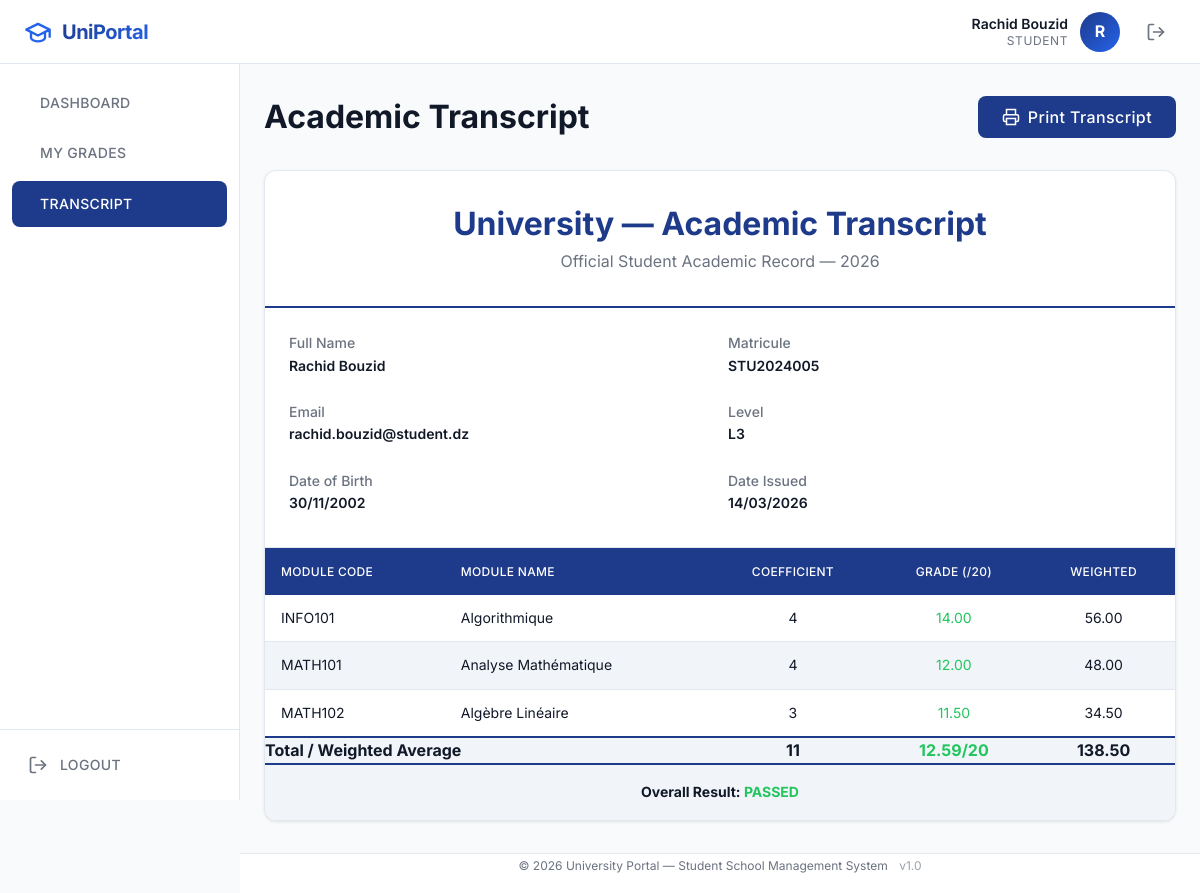
Page /student/transcript.php (signed in) on the committed database.
### tables this page shows
CREATE TABLE IF NOT EXISTS students (
    id          INT AUTO_INCREMENT PRIMARY KEY,
    matricule   VARCHAR(20)     NOT NULL UNIQUE,
    first_name  VARCHAR(100)    NOT NULL,
    last_name   VARCHAR(100)    NOT NULL,
    birth_date  DATE            NULL,
    email       VARCHAR(150)    NOT NULL UNIQUE,
    password    VARCHAR(255)    NOT NULL,
    level       VARCHAR(20)     NOT NULL DEFAULT 'L1',
    created_at  TIMESTAMP       DEFAULT CURRENT_TIMESTAMP,
    INDEX idx_student_matricule (matricule),
    INDEX idx_student_email (email),
    INDEX idx_student_level (level)
);

CREATE TABLE IF NOT EXISTS grades (
    id          INT AUTO_INCREMENT PRIMARY KEY,
    student_id  INT             NOT NULL,
    module_id   INT             NOT NULL,
    grade       DECIMAL(5,2)    NOT NULL CHECK (grade >= 0 AND grade <= 20),
    created_at  TIMESTAMP       DEFAULT CURRENT_TIMESTAMP,
    updated_at  TIMESTAMP       DEFAULT CURRENT_TIMESTAMP ON UPDATE CURRENT_TIMESTAMP,
    UNIQUE KEY uk_student_module (student_id, module_id),
    INDEX idx_grade_student (student_id),
    INDEX idx_grade_module (module_id),
    CONSTRAINT fk_grade_student
        FOREIGN KEY (student_id) REFERENCES students(id)
        ON DELETE CASCADE ON UPDATE CASCADE,
    CONSTRAINT fk_grade_module
        FOREIGN KEY (module_id) REFERENCES modules(id)
        ON DELETE CASCADE ON UPDATE CASCADE
);

CREATE TABLE IF NOT EXISTS modules (
    id          INT AUTO_INCREMENT PRIMARY KEY,
    code        VARCHAR(20)     NOT NULL UNIQUE,
    name        VARCHAR(150)    NOT NULL,
    coefficient INT             NOT NULL DEFAULT 1,
    teacher_id  INT             NULL,
    created_at  TIMESTAMP       DEFAULT CURRENT_TIMESTAMP,
    INDEX idx_module_code (code),
    INDEX idx_module_teacher (teacher_id),
    CONSTRAINT fk_module_teacher
        FOREIGN KEY (teacher_id) REFERENCES teachers(id)
        ON DELETE SET NULL ON UPDATE CASCADE
);

### includes/auth.php (called while the page is built, shortened)
<?php
function e(string $value): string
{
    return htmlspecialchars($value, ENT_QUOTES, 'UTF-8');
}

### student/transcript.php (the view, shortened to what this page needs)
<?php
require_once __DIR__ . '/../includes/auth.php';
require_once __DIR__ . '/../config/database.php';
$studentId = $_SESSION['user_id'];
$stmt = $pdo->prepare("SELECT * FROM students WHERE id = ?");
$stmt->execute([$studentId]);
$student = $stmt->fetch();
$stmt = $pdo->prepare("
    SELECT g.grade, m.code, m.name AS module_name, m.coefficient
    FROM grades g
    JOIN modules m ON m.id = g.module_id
    WHERE g.student_id = ?
    ORDER BY m.code
");
$stmt->execute([$studentId]);
$grades = $stmt->fetchAll();
$totalWeight = 0;
$totalPoints = 0;
foreach ($grades as $g) {
    $totalPoints += $g['grade'] * $g['coefficient'];
    $totalWeight += $g['coefficient'];
}
$weightedAverage = $totalWeight > 0 ? round($totalPoints / $totalWeight, 2) : 0;
include __DIR__ . '/../includes/header.php';
include __DIR__ . '/../includes/sidebar.php';
?>
<div class="page-header">
    <h1>Academic Transcript</h1>
    <button class="btn btn-primary" onclick="printTranscript()">
        <svg width="18" height="18" viewBox="0 0 24 24" fill="none" stroke="currentColor" stroke-width="2">
            <polyline points="6 9 6 2 18 2 18 9"/><path d="M6 18H4a2 2 0 0 1-2-2v-5a2 2 0 0 1 2-2h16a2 2 0 0 1 2 2v5a2 2 0 0 1-2 2h-2"/><rect x="6" y="14" width="12" height="8"/>
        </svg>
        Print Transcript
    </button>
</div>
<div class="card" style="padding:0; overflow:hidden;">
    <div class="transcript-header">
        <h1>University — Academic Transcript</h1>
        <p>Official Student Academic Record — <?php echo date('Y'); ?></p>
    </div>
    <dl class="transcript-info">
        <div>
            <dt>Full Name</dt>
            <dd><?php echo e($student['first_name'] . ' ' . $student['last_name']); ?></dd>
        </div>
        <div>
            <dt>Matricule</dt>
            <dd><?php echo e($student['matricule']); ?></dd>
        </div>
        <div>
            <dt>Email</dt>
            <dd><?php echo e($student['email']); ?></dd>
        </div>
        <div>
            <dt>Level</dt>
            <dd><?php echo e($student['level']); ?></dd>
        </div>
        <?php if ($student['birth_date']): ?>
            <div>
                <dt>Date of Birth</dt>
                <dd><?php echo date('d/m/Y', strtotime($student['birth_date'])); ?></dd>
            </div>
        <?php endif; ?>
        <div>
            <dt>Date Issued</dt>
            <dd><?php echo date('d/m/Y'); ?></dd>
        </div>
    </dl>
    <table class="transcript-table">
        <thead>
            <tr>
                <th>Module Code</th>
                <th>Module Name</th>
                <th class="text-center">Coefficient</th>
                <th class="text-center">Grade (/20)</th>
                <th class="text-center">Weighted</th>
            </tr>
        </thead>
        <tbody>
            <?php if (empty($grades)): ?>
                <tr><td colspan="5" class="empty-state"><p>No grades recorded.</p></td></tr>
            <?php else: ?>
                <?php foreach ($grades as $g): ?>
                    <tr>
                        <td><?php echo e($g['code']); ?></td>
                        <td><?php echo e($g['module_name']); ?></td>
                        <td class="text-center"><?php echo $g['coefficient']; ?></td>
                        <td class="text-center">
                            <span class="<?php echo $g['grade'] >= 10 ? 'grade-pass' : 'grade-fail'; ?>">
                                <?php echo number_format($g['grade'], 2); ?>
                            </span>
                        </td>
                        <td class="text-center"><?php echo number_format($g['grade'] * $g['coefficient'], 2); ?></td>
                    </tr>
                <?php endforeach; ?>
            <?php endif; ?>
        </tbody>
        <tfoot>
            <tr>
                <td colspan="2"><strong>Total / Weighted Average</strong></td>
                <td class="text-center"><strong><?php echo $totalWeight; ?></strong></td>
                <td class="text-center">
                    <strong class="<?php echo $weightedAverage >= 10 ? 'grade-pass' : 'grade-fail'; ?>">
                        <?php echo $weightedAverage; ?>/20
                    </strong>
                </td>
                <td class="text-center"><strong><?php echo number_format($totalPoints, 2); ?></strong></td>
            </tr>
            <tr>
                <td colspan="5" class="text-center" style="font-size:14px; padding:16px;">
                    <strong>Overall Result:
                        <span class="<?php echo $weightedAverage >= 10 ? 'grade-pass' : 'grade-fail'; ?>">
                            <?php echo $weightedAverage >= 10 ? 'PASSED' : 'FAILED'; ?>
                        </span>
                    </strong>
                </td>
            </tr>
        </tfoot>
    </table>
</div>
<?php include __DIR__ . '/../includes/footer.php'; ?>

### assets/css/style.css (style rules this page uses)
:root { --primary: #1e3a8a; --secondary: #2563eb; --bg: #f8fafc; --text: #111827; --success: #22c55e; --danger: #ef4444; --white: #ffffff; --gray-100: #f1f5f9; --gray-200: #e2e8f0; --gray-400: #9ca3af; --gray-500: #6b7280; --primary-80: rgba(30, 58, 138, 0.8); --header-h: 64px; --sidebar-w: 240px; --footer-h: 40px; --radius: 8px; --radius-lg: 12px; --z-header: 1000; --z-sidebar: 900; --z-modal: 2000; --z-toast: 2500; --shadow-sm: 0 1px 3px rgba(0,0,0,0.1); --shadow-md: 0 4px 12px rgba(0,0,0,0.12); --shadow-lg: 0 10px 30px rgba(0,0,0,0.15); --transition: 0.3s ease; }
*, *::before, *::after { margin: 0; padding: 0; box-sizing: border-box; }
html { font-size: 16px; scroll-behavior: smooth; }
body { font-family: 'Inter', Arial, sans-serif; color: var(--text); background: var(--bg); line-height: 1.6; min-height: 100vh; -webkit-font-smoothing: antialiased; -moz-osx-font-smoothing: grayscale; }
h1 { font-size: 32px; font-weight: 700; line-height: 1.3; margin-bottom: 16px; }
p { margin-bottom: 16px; }
.page-header { display: flex; align-items: center; justify-content: space-between; flex-wrap: wrap; gap: 16px; margin-bottom: 32px; }
.page-header h1 { margin-bottom: 0; }
.btn { display: inline-flex; align-items: center; justify-content: center; gap: 8px; padding: 12px 24px; border: none; border-radius: var(--radius); font-family: inherit; font-size: 16px; font-weight: 500; letter-spacing: 0.025em; cursor: pointer; transition: all var(--transition); line-height: 1; text-decoration: none; }
.btn-primary { background: var(--primary); color: var(--white); }
.card { background: var(--white); border: 1px solid var(--gray-200); border-radius: var(--radius-lg); padding: 24px; box-shadow: var(--shadow-sm); transition: box-shadow var(--transition); }
table { width: 100%; border-collapse: collapse; font-size: 14px; }
thead th { background: var(--primary); color: var(--white); font-weight: 500; text-align: left; padding: 14px 16px; white-space: nowrap; letter-spacing: 0.025em; text-transform: uppercase; font-size: 12px; }
tbody td { padding: 12px 16px; border-bottom: 1px solid var(--gray-200); vertical-align: middle; }
tbody tr:nth-child(even) { background: var(--gray-100); }
.text-center { text-align: center; }
.grade-pass { color: var(--success); }
.transcript-header { text-align: center; padding: 32px; border-bottom: 2px solid var(--primary); margin-bottom: 0; }
.transcript-header h1 { color: var(--primary); margin-bottom: 4px; }
.transcript-header p { color: var(--gray-500); margin-bottom: 0; }
.transcript-info { display: grid; grid-template-columns: 1fr 1fr; gap: 16px; padding: 24px; border-bottom: 1px solid var(--gray-200); font-size: 14px; }
.transcript-info dt { color: var(--gray-500); font-weight: 500; }
.transcript-info dd { color: var(--text); font-weight: 600; margin-bottom: 8px; }
.transcript-table tfoot td { font-weight: 700; font-size: 16px; background: var(--gray-100); border-top: 2px solid var(--primary); }

### rows in the picture
students: first_name+last_name "Rachid Bouzid", matricule "STU2024005", email "rachid.bouzid@student.dz", level "L3", birth_date "30/11/2002"
grades: module.code "INFO101", module.name "Algorithmique", module.coefficient "4", grade "14.00", $g['grade']*$g['coefficient'] "56.00"
grades: module.code "MATH101", module.name "Analyse Mathématique", module.coefficient "4", grade "12.00", $g['grade']*$g['coefficient'] "48.00"
grades: module.code "MATH102", module.name "Algèbre Linéaire", module.coefficient "3", grade "11.50", $g['grade']*$g['coefficient'] "34.50"

### other values in the picture
$userName "Rachid Bouzid"
$userRole "STUDENT"
substr($userName, 0, 1) "R"
$item['label'] "DASHBOARD"
$item['label'] "MY GRADES"
$item['label'] "TRANSCRIPT"
$totalWeight "11"
$weightedAverage "12.59"
$totalPoints "138.50"
